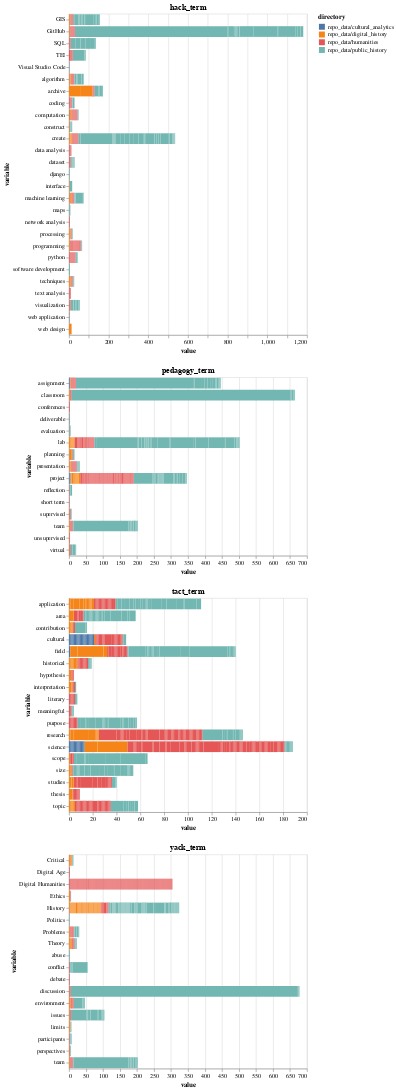

Notebook code cell kept with this figure:
### Code cell
# Subset data to only include values > 0 and make initial chart
subset_df = melted_pedagogy_df[melted_pedagogy_df.value > 0]
charts = []
for term_type in ['hack_term', 'pedagogy_term', 'tact_term', 'yack_term']:
    rows = subset_df[subset_df.term_type == term_type]
    chart = alt.Chart(rows[['variable', 'value', 'directory', 'term_type']]).mark_bar().encode(
            y='variable:N',
            x='value:Q',
            color='directory:N',
        ).properties(
            title=f'{term_type}'
        )
    charts.append(chart)
alt.vconcat(*charts).resolve_scale( y='independent')

### Figure 1 — Vega-Lite specification as saved in the notebook (floating-point values rounded to 4 significant figures; data arrays with more than 128 entries replaced by an {"elided": "..."} marker saying what was removed)
{"config": {"view": {"continuousWidth": 400, "continuousHeight": 300}}, "vconcat": [{"data": {"name": "data-257fefdcb3e3ea4994e87b7b4f3f253c"}, "mark": "bar", "encoding": {"color": {"field": "directory", "type": "nominal"}, "x": {"field": "value", "type": "quantitative"}, "y": {"field": "variable", "type": "nominal"}}, "title": "hack_term"}, {"data": {"name": "data-4da9444cfbbf81cce8f947cab4093f3b"}, "mark": "bar", "encoding": {"color": {"field": "directory", "type": "nominal"}, "x": {"field": "value", "type": "quantitative"}, "y": {"field": "variable", "type": "nominal"}}, "title": "pedagogy_term"}, {"data": {"name": "data-c5a3d31fb6731015683c60942444d4c1"}, "mark": "bar", "encoding": {"color": {"field": "directory", "type": "nominal"}, "x": {"field": "value", "type": "quantitative"}, "y": {"field": "variable", "type": "nominal"}}, "title": "tact_term"}, {"data": {"name": "data-9639c1a35027af5a292c46a775b9a7b0"}, "mark": "bar", "encoding": {"color": {"field": "directory", "type": "nominal"}, "x": {"field": "value", "type": "quantitative"}, "y": {"field": "variable", "type": "nominal"}}, "title": "yack_term"}], "resolve": {"scale": {"y": "independent"}}, "$schema": "https://vega.github.io/schema/vega-lite/v4.17.0.json", "datasets": {"data-257fefdcb3e3ea4994e87b7b4f3f253c": {"elided": "548 records"}, "data-4da9444cfbbf81cce8f947cab4093f3b": {"elided": "414 records"}, "data-c5a3d31fb6731015683c60942444d4c1": {"elided": "483 records"}, "data-9639c1a35027af5a292c46a775b9a7b0": {"elided": "644 records"}}}
